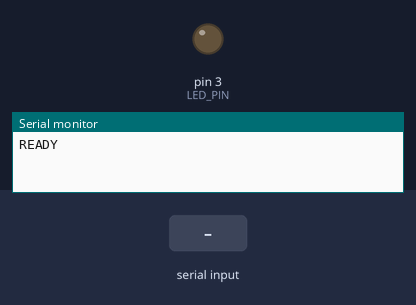
This sketch was run on a simulated Arduino Uno, built with avr-gcc and run on an emulated ATmega328P. On the bench: output pins drawn as LEDs (lit = HIGH), the last lines printed to the serial monitor. The inputs (shaded band) are chosen by the test bench.

Above: at 1.7 s.
1.8 s: "1\n" received over Serial
At 2.7 s:
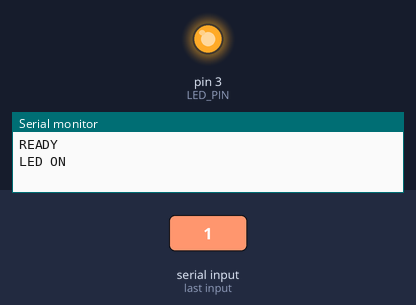
3.3 s: "B90\n" received over Serial
At 3.9 s:
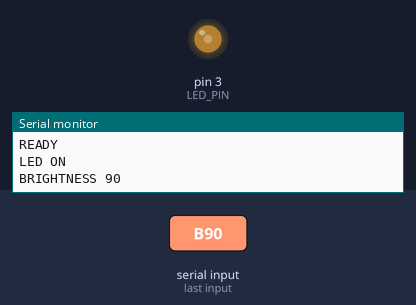
4.8 s: "1\n" received over Serial
At 6.0 s:
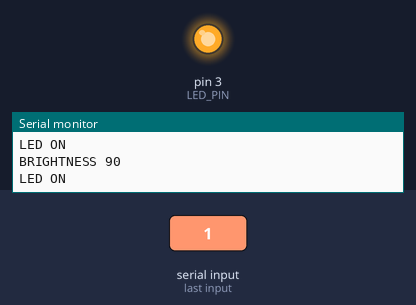
6.3 s: "0\n" received over Serial
At 7.3 s:
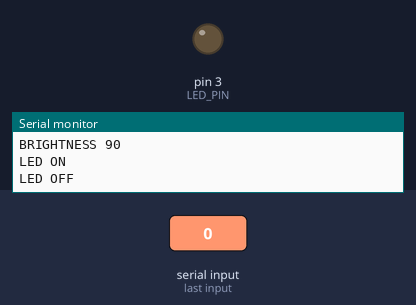
Timing chart, 0 to 8.8 s (numbered marks = the images above; inputs shaded):
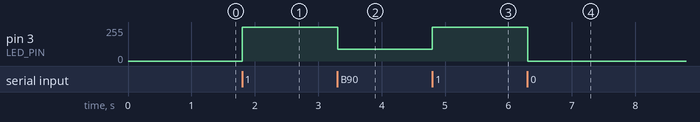

Measured:
- after the input at 1.8 s, pin 3 (LED_PIN): 0/255 → 255/255 at once
- after the input at 3.3 s, pin 3 (LED_PIN): 255/255 → 90/255 at once
- after the input at 4.8 s, pin 3 (LED_PIN): 90/255 → 255/255 at once
- after the input at 6.3 s, pin 3 (LED_PIN): 255/255 → 0/255 at once

The sketch:

arduino_led_controller.ino
```cpp
/*
  Arduino LED Controller & Temperature Sensor (TMP36)
  - LED: PWM Pin 3 (with 200 ohm resistor)
  - Temperature Sensor: Analog Pin A0 (TMP36)

  Serial Commands:
    '1'        -> LED ON (Full brightness 255)
    '0'        -> LED OFF (Brightness 0)
    'B<0-255>' -> Set LED brightness (e.g. B128)
    'T'        -> Request Temperature reading
*/

const int LED_PIN = 3;
const int TEMP_PIN = A0;

int currentBrightness = 0;

void setup() {
  pinMode(LED_PIN, OUTPUT);
  analogWrite(LED_PIN, 0);

  Serial.begin(9600);
  delay(500);
  Serial.println("READY");
}

void loop() {
  if (Serial.available() > 0) {
    String input = Serial.readStringUntil('\n');
    input.trim();

    if (input.length() > 0) {
      char cmd = input.charAt(0);

      if (cmd == '1') {
        currentBrightness = 255;
        analogWrite(LED_PIN, currentBrightness);
        Serial.println("LED ON");
      }
      else if (cmd == '0') {
        currentBrightness = 0;
        analogWrite(LED_PIN, currentBrightness);
        Serial.println("LED OFF");
      }
      else if (cmd == 'B') {
        int val = input.substring(1).toInt();
        currentBrightness = constrain(val, 0, 255);
        analogWrite(LED_PIN, currentBrightness);
        Serial.print("BRIGHTNESS ");
        Serial.println(currentBrightness);
      }
      else if (cmd == 'T') {
        float temperatureC = readTemperatureC();
        float temperatureF = temperatureC * 9.0 / 5.0 + 32.0;
        Serial.print("TEMP:");
        Serial.print(temperatureC, 2);
        Serial.print("C:");
        Serial.print(temperatureF, 2);
        Serial.println("F");
      }
    }
  }
}

float readTemperatureC() {
  int sensorValue = analogRead(TEMP_PIN);
  float voltage = sensorValue * (5.0 / 1023.0);
  float temperatureC = (voltage - 0.5) * 100.0;
  return temperatureC;
}
```
